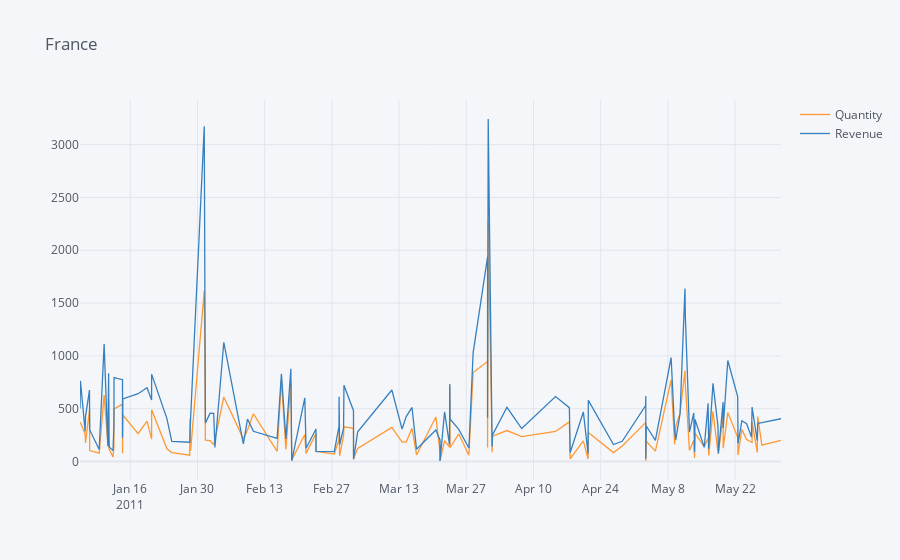

Source (notebook cell):
### Code cell
#Quiero que el diagrama esté ordenado por fecha.
ex2_2 = ex2_2.groupby("InvoiceDate").sum()
ex2_2.iplot(kind="line", title="France")
